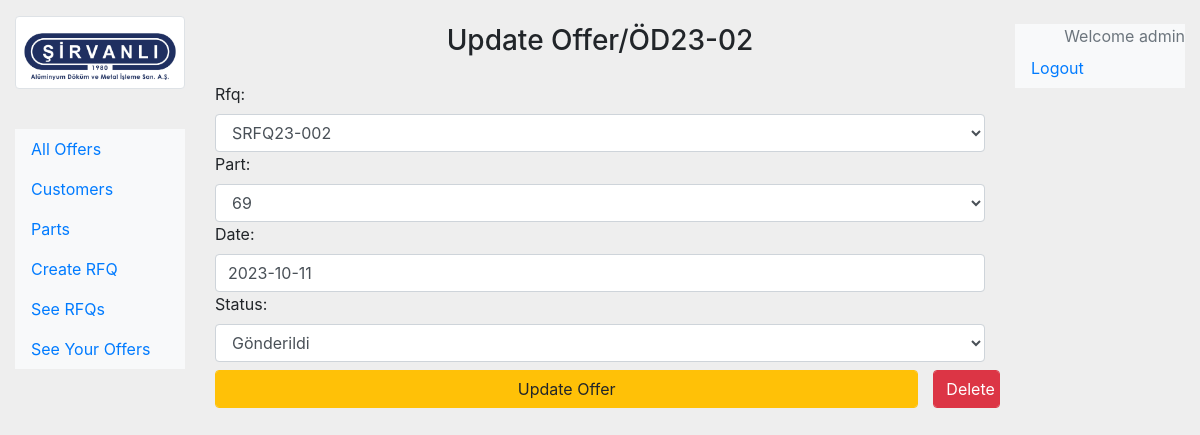
Screenshot of /update-offer/189 (signed in) with the database file from the repository.
### offer/models.py (models this page shows, shortened)
class Offer(models.Model):
    offer_no = models.CharField(max_length=25)
    rfq = models.ForeignKey(RFQ, on_delete=models.CASCADE, blank=True, null=True)
    part = models.ForeignKey(Part, on_delete=models.CASCADE)
    date = models.DateField(default=timezone.now)
    created_date = models.DateTimeField(default=timezone.now)
    related_person = models.ForeignKey(User, on_delete=models.CASCADE, null=True, blank=True)
    status = models.CharField(max_length=25, choices=(
        ('gonderildi', 'Gönderildi'),
        ('inceleniyor', 'İnceleniyor')
    ), default='inceleniyor')

### offer/views.py (the view)
# urls.py: path("update-offer/<int:id>", views.update_offer_view, name = "update-offer"),
@login_required(login_url='/user/login')
def update_offer_view(request, id):
    offer = Offer.objects.get(id=id)
    if request.method == "POST":
        form = CreateOfferForm(request.POST, instance=offer)
        if form.is_valid():
            form.save()
            return redirect('user-offer', id=request.user.id)
    else:
        form = CreateOfferForm(instance=offer)
    context = {'form':form, 'offer':offer}
    return render(request, 'offer/update-offer.html', context)

### offer/forms.py
class CreateOfferForm(forms.ModelForm):
    rfq = forms.ModelChoiceField(
        queryset = RFQ.objects.all(),
        required=True,
        widget=forms.Select(
            attrs={'class': 'form-control', 'placeholder': 'RFQ No'}
        ),
    )
    part = forms.ModelChoiceField(
        queryset = Part.objects.all(),
        required=True,
        widget=forms.Select(
            attrs={'class': 'form-control', 'placeholder': 'Part No'}),
    )
    date = forms.DateField(
       required=True,
       widget=forms.DateInput(
            attrs={'class': 'form-control', 'placeholder': 'yyyy-mm-dd'}),
    )
    status = forms.CharField(widget = forms.Select(
        choices=( ('gonderildi', 'Gönderildi'),
        ('inceleniyor', 'İnceleniyor')),
        attrs={'class': 'form-control'}))
    class Meta:
        model = Offer
        fields = '__all__'
        exclude = ['offer_no', 'created_date', 'related_person']

### offer/models.py (called while the page is built)
    def __str__(self):
        return self.part_no

    def __str__(self):
        return self.srv_rfq_no

### offer/templates/offer/update-offer.html (shortened to what this page needs)
{% extends 'base.html' %}
{% block content %}
    <h3 class="text-center my-4">
        Update Offer/{{offer.offer_no}}
    </h3>
    {% if request.user == offer.related_person %}
    <form action="" method="post" class="form">
        {{form}}
        <div class="row">
            <div class="col-md-11">
                <button type="submit" class="btn btn-warning form-control my-2">
                    Update Offer
                </button>
            </div>
            <div class="col-md-1 btn btn-danger form-control my-2">
                <a href="{% url 'delete-offer' offer.id %}" style="text-decoration: none; color: inherit;">
                    Delete
                </a>
            </div>
        </div>
    </form>
    {% else %}
        <script>window.location.href = "{% url 'offer-home' %}";</script>
    {% endif %}
{% endblock content %}

### templates/right-navbar.html (shortened to what this page needs)
<nav id="sidebar" class="c d-md-block bg-light sidebar my-4">
    <ul class="nav flex-column">
    {% if user.is_authenticated %}
    <div class="text-right text-muted">Welcome {{request.user}}</div>
    <li class="nav-item">
        <a class="nav-link" href="{% url 'logout' %}">
            Logout
        </a>
    </li>
    {% endif %}
    </ul>
</nav>

### templates/base.html (style rules this page uses)
body { background-color: #EEEEEE; margin: 0; padding: 0; }

### rows the page displays
Offer: offer_no "ÖD23-02", rfq "SRFQ23-002", part "69", date "2023-10-11", status "Gönderildi"

### other values shown
{{ request.user }} "admin"
